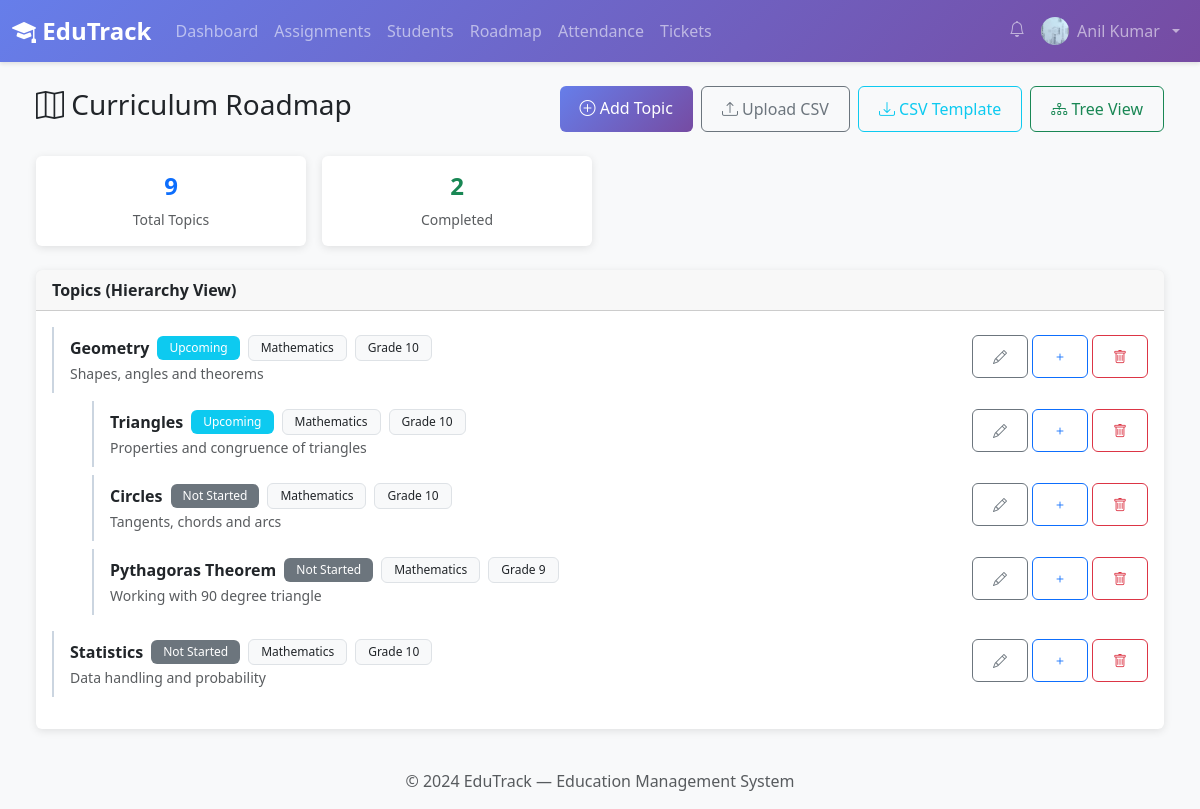
The app's page /teacher/roadmap/ (signed in) with its own data.
### core/models.py (models this page shows, shortened)
class UserProfile(models.Model):
    ROLE_CHOICES = [
        ('admin', 'Administrator'),
        ('teacher', 'Teacher'),
        ('student', 'Student'),
        ('parent', 'Parent'),
    ]
    user = models.OneToOneField(
        User,
        on_delete=models.CASCADE,
        related_name='profile'
    )
    role = models.CharField(
        max_length=20,
        choices=ROLE_CHOICES,
        default='student'
    )
    phone_number = models.CharField(
        max_length=15,
        blank=True,
        help_text='Contact phone number'
    )
    profile_photo = models.ImageField(
        upload_to='profile_photos/',
        null=True,
        blank=True,
        validators=[validate_image_extension],
        help_text='Profile picture (JPG, PNG, GIF)'
    )
    date_of_birth = models.DateField(null=True, blank=True)
    address = models.TextField(blank=True, help_text='Residential address')
    pending_amount = models.DecimalField(
        max_digits=10,
        decimal_places=2,
        default=0.00,
        help_text='Running total of unpaid/overdue fees (auto-updated)'
    )
    created_at = models.DateTimeField(auto_now_add=True)
    updated_at = models.DateTimeField(auto_now=True)
    class Meta:
        verbose_name = 'User Profile'
        verbose_name_plural = 'User Profiles'
        ordering = ['user__first_name', 'user__last_name']
    def is_teacher(self):
        return self.role == 'teacher'

class RoadmapTopic(models.Model):
    STATUS_CHOICES = [
        ('not_started', 'Not Started'),
        ('in_progress', 'In Progress'),
        ('completed', 'Completed'),
        ('upcoming', 'Upcoming'),
    ]
    title = models.CharField(max_length=200)
    description = models.TextField(blank=True)
    parent_topic = models.ForeignKey(
        'self',
        on_delete=models.CASCADE,
        null=True,
        blank=True,
        related_name='subtopics',
        help_text='Parent topic for hierarchy'
    )
    order = models.IntegerField(default=0)
    status = models.CharField(max_length=20, choices=STATUS_CHOICES, default='upcoming')
    created_by = models.ForeignKey(
        User,
        on_delete=models.SET_NULL,
        null=True,
        blank=True,
        related_name='roadmap_topics'
    )
    subject = models.CharField(max_length=100, blank=True)
    grade = models.CharField(max_length=10, blank=True)
    estimated_hours = models.IntegerField(null=True, blank=True)
    resources = models.TextField(blank=True)
    test_scheduled = models.DateField(null=True, blank=True, help_text='Scheduled test date')
    test_title = models.CharField(max_length=200, blank=True)
    test_duration = models.IntegerField(null=True, blank=True, help_text='Test duration in minutes')
    created_at = models.DateTimeField(auto_now_add=True)
    updated_at = models.DateTimeField(auto_now=True)
    class Meta:
        verbose_name = 'Roadmap Topic'
        verbose_name_plural = 'Roadmap Topics'
        ordering = ['order', 'title']
        indexes = [
            models.Index(fields=['order']),
            models.Index(fields=['status']),
            models.Index(fields=['created_by']),
        ]
    def has_upcoming_test(self):
        if self.test_scheduled:
            return self.test_scheduled >= date.today()
        return False
    def get_badge_class(self):
        mapping = {
            'completed': 'bg-success',
            'in_progress': 'bg-warning text-dark',
            'upcoming': 'bg-info',
            'not_started': 'bg-secondary',
        }
        return mapping.get(self.status, 'bg-secondary')

### core/views.py (the view)
# urls.py: path('teacher/roadmap/', RoadmapTopicListView.as_view(), name='roadmap_list'),
class RoadmapTopicListView(LoginRequiredMixin, TeacherRequiredMixin, View):
    template_name = 'teacher/roadmap_list.html'
    def get(self, request):
        root_topics = RoadmapTopic.objects.filter(
            created_by=request.user, parent_topic__isnull=True
        ).prefetch_related('subtopics__subtopics').order_by('order')
        total = RoadmapTopic.objects.filter(created_by=request.user).count()
        completed = RoadmapTopic.objects.filter(created_by=request.user, status='completed').count()
        return render(request, self.template_name, {
            'root_topics': root_topics,
            'total': total,
            'completed': completed,
        })

### core/views.py (called while the page is built)
    def test_func(self):
        return (
            hasattr(self.request.user, 'profile') and
            self.request.user.profile.is_teacher()
        )

### templates/teacher/roadmap_list.html (shortened to what this page needs)
{% extends 'base.html' %}
{% block content %}
<div class="container-fluid">
  <div class="d-flex justify-content-between align-items-center mb-4">
    <h3><i class="bi bi-map"></i> Curriculum Roadmap</h3>
    <div class="d-flex gap-2">
      <a href="{% url 'roadmap_create' %}" class="btn btn-primary"><i class="bi bi-plus-circle"></i> Add Topic</a>
      <a href="{% url 'roadmap_upload' %}" class="btn btn-outline-secondary"><i class="bi bi-upload"></i> Upload CSV</a>
      <a href="{% url 'download_roadmap_template' %}" class="btn btn-outline-info"><i class="bi bi-download"></i> CSV Template</a>
      <a href="{% url 'roadmap_tree' %}" class="btn btn-outline-success"><i class="bi bi-diagram-3"></i> Tree View</a>
    </div>
  </div>
  <div class="row g-3 mb-4">
    <div class="col-md-3">
      <div class="card text-center p-3">
        <div class="h4 fw-bold text-primary">{{ total }}</div>
        <div class="text-muted small">Total Topics</div>
      </div>
    </div>
    <div class="col-md-3">
      <div class="card text-center p-3">
        <div class="h4 fw-bold text-success">{{ completed }}</div>
        <div class="text-muted small">Completed</div>
      </div>
    </div>
  </div>
  <div class="card">
    <div class="card-header"><strong>Topics (Hierarchy View)</strong></div>
    <div class="card-body">
      {% if root_topics %}
        {% for topic in root_topics %}
          <div class="mb-3">
            {% include 'teacher/_topic_node.html' with topic=topic level=0 %}
          </div>
        {% endfor %}
      {% else %}
        <div class="text-center text-muted py-4">
          <i class="bi bi-map fs-1"></i>
          <p class="mt-2">No topics yet. <a href="{% url 'roadmap_create' %}">Add your first topic</a> or <a href="{% url 'roadmap_upload' %}">upload via CSV</a>.</p>
        </div>
      {% endif %}
    </div>
  </div>
</div>
{% endblock %}

### templates/base.html (shortened to what this page needs)
{% load static %}
<!DOCTYPE html>
<html lang="en">
<head>
  <link href="https://cdn.jsdelivr.net/npm/bootstrap@5.3.2/dist/css/bootstrap.min.css" rel="stylesheet">
  <link rel="stylesheet" href="https://cdn.jsdelivr.net/npm/bootstrap-icons@1.11.1/font/bootstrap-icons.css">
  <link rel="stylesheet" href="{% static 'css/style.css' %}">
</head>
<body>
  {% if user.is_authenticated %}
  <nav class="navbar navbar-expand-lg navbar-dark" style="background: linear-gradient(135deg,#667eea,#764ba2)">
    <div class="container-fluid">
      <a class="navbar-brand fw-bold" href="{% url 'dashboard' %}">
        <i class="bi bi-mortarboard-fill"></i> EduTrack
      </a>
      <div class="collapse navbar-collapse" id="navbarNav">
        <ul class="navbar-nav me-auto">
          {% if user.profile.role == 'admin' or user.is_superuser %}
          <li class="nav-item"><a class="nav-link" href="{% url 'admin_dashboard' %}"><i class="bi bi-speedometer2"></i> Dashboard</a></li>
          <li class="nav-item dropdown">
            <a class="nav-link dropdown-toggle" href="#" data-bs-toggle="dropdown">Administrative</a>
            <ul class="dropdown-menu">
              <li><a class="dropdown-item" href="{% url 'admin_teacher_attendance' %}"><i class="bi bi-person-check"></i> Attendance</a></li>
              <li><a class="dropdown-item" href="{% url 'admin_finance' %}"><i class="bi bi-cash-stack"></i> Finance</a></li>
              <li><a class="dropdown-item" href="{% url 'admin_teacher_performance' %}"><i class="bi bi-graph-up"></i> Performance</a></li>
            </ul>
          </li>
          <li class="nav-item"><a class="nav-link" href="{% url 'all_roadmaps' %}"><i class="bi bi-map"></i> Roadmaps</a></li>
          <li class="nav-item"><a class="nav-link" href="{% url 'holiday_list' %}"><i class="bi bi-calendar-event"></i> Holidays</a></li>
          <li class="nav-item"><a class="nav-link" href="{% url 'admin_analytics' %}"><i class="bi bi-bar-chart"></i> Analytics</a></li>
          {% elif user.profile.role == 'teacher' %}
          <li class="nav-item"><a class="nav-link" href="{% url 'teacher_dashboard' %}">Dashboard</a></li>
          <li class="nav-item"><a class="nav-link" href="{% url 'assignment_list' %}">Assignments</a></li>
          <li class="nav-item"><a class="nav-link" href="{% url 'student_list' %}">Students</a></li>
          <li class="nav-item"><a class="nav-link" href="{% url 'roadmap_list' %}">Roadmap</a></li>
          <li class="nav-item"><a class="nav-link" href="{% url 'mark_attendance' %}">Attendance</a></li>
          <li class="nav-item"><a class="nav-link" href="{% url 'teacher_tickets' %}">Tickets</a></li>
          {% elif user.profile.role == 'parent' %}
          <li class="nav-item"><a class="nav-link" href="{% url 'parent_dashboard' %}">Dashboard</a></li>
          <li class="nav-item"><a class="nav-link" href="{% url 'public_roadmaps' %}">Roadmaps</a></li>
          <li class="nav-item"><a class="nav-link" href="{% url 'parent_feedback' %}">Feedback</a></li>
          {% endif %}
        </ul>
        <ul class="navbar-nav">
          <li class="nav-item">
            <a class="nav-link position-relative" {% if request.user.profile.role == 'admin' %}
							href="{% url 'admin_notifications' %}"
						{% else %}
							href="{% url 'notifications' %}"
						{% endif %}>
              <i class="bi bi-bell"></i>
            </a>
          </li>
          <li class="nav-item dropdown">
            <a class="nav-link dropdown-toggle d-flex align-items-center gap-2" href="#" data-bs-toggle="dropdown">
              {% if user.profile.profile_photo %}
                <img src="{{ user.profile.profile_photo.url }}" class="rounded-circle" width="28" height="28" style="object-fit:cover;">
              {% else %}
                <i class="bi bi-person-circle"></i>
              {% endif %}
              {{ user.get_full_name|default:user.username }}
            </a>
          </li>
        </ul>
      </div>
    </div>
  </nav>
  {% endif %}
  <div class="container-fluid py-4 px-4">
    {% block content %}{% endblock %}
  </div>
  <footer class="footer mt-auto py-3 bg-light">
    <div class="container text-center">
      <span class="text-muted">© 2024 EduTrack — Education Management System</span>
    </div>
  </footer>
</body>
</html>

### templates/teacher/_topic_node.html (shortened to what this page needs)
<div class="d-flex align-items-start gap-2 py-2 border-start border-2 ps-3 mb-2"
     style="margin-left: {{ level|default:0 }}px; border-color: {% if topic.status == 'completed' %}#48bb78{% elif topic.status == 'in_progress' %}#ed8936{% else %}#cbd5e0{% endif %} !important;">
  <div class="flex-grow-1">
    <div class="d-flex align-items-center gap-2 flex-wrap">
      <strong>{{ topic.title }}</strong>
      <span class="badge {{ topic.get_badge_class }}">{{ topic.get_status_display }}</span>
      {% if topic.subject %}
        <span class="badge bg-light text-dark border">{{ topic.subject }}</span>
      {% endif %}
      {% if topic.grade %}
        <span class="badge bg-light text-dark border">Grade {{ topic.grade }}</span>
      {% endif %}
    </div>
    {% if topic.description %}
      <small class="text-muted">{{ topic.description|truncatechars:100 }}</small>
    {% endif %}
  </div>
  <div class="d-flex gap-1 flex-shrink-0">
    <a href="{% url 'roadmap_edit' topic.pk %}" class="btn btn-sm btn-outline-secondary" title="Edit">
      <i class="bi bi-pencil"></i>
    </a>
    <a href="{% url 'roadmap_create' %}?parent={{ topic.pk }}" class="btn btn-sm btn-outline-primary" title="Add subtopic">
      <i class="bi bi-plus"></i>
    </a>
    <form method="post" action="{% url 'roadmap_delete' topic.pk %}" class="d-inline"
          onsubmit="return confirm('Delete {{ topic.title }}?')">
      <button class="btn btn-sm btn-outline-danger" title="Delete"><i class="bi bi-trash"></i></button>
    </form>
  </div>
</div>
{% if topic.subtopics.all %}
  <div style="margin-left: 20px;">
    {% for subtopic in topic.subtopics.all %}
      {% include 'teacher/_topic_node.html' with topic=subtopic level=level|add:20 %}
    {% endfor %}
  </div>
{% endif %}

### static/css/style.css (style rules this page uses)
:root { --primary-color: #667eea; --secondary-color: #764ba2; --success-color: #48bb78; --danger-color: #f56565; --warning-color: #ed8936; --info-color: #4299e1; --dark-color: #2d3748; --light-color: #f7fafc; }
body { font-family: 'Segoe UI', Tahoma, Geneva, Verdana, sans-serif; background-color: #f8f9fa; }
.navbar-brand { font-weight: 700; font-size: 1.5rem; }
.navbar { box-shadow: 0 2px 4px rgba(0,0,0,.1); }
.card { border: none; box-shadow: 0 2px 8px rgba(0,0,0,.1); transition: transform 0.2s, box-shadow 0.2s; }
.btn { border-radius: 6px; font-weight: 500; padding: 10px 20px; transition: all 0.3s; }
.btn-primary { background: linear-gradient(135deg, var(--primary-color) 0%, var(--secondary-color) 100%); border: none; }
.badge { padding: 6px 12px; font-weight: 500; border-radius: 6px; }
.footer { margin-top: 50px; padding: 20px 0; background-color: var(--light-color); text-align: center; color: #718096; }

### records on screen
RoadmapTopic: title "Geometry", status "Upcoming", subject "Mathematics", grade "10", description "Shapes, angles and theorems"
RoadmapTopic: title "Triangles", status "Upcoming", subject "Mathematics", grade "10", description "Properties and congruence of triangles"
RoadmapTopic: title "Circles", status "Not Started", subject "Mathematics", grade "10", description "Tangents, chords and arcs"
RoadmapTopic: title "Pythagoras Theorem", status "Not Started", subject "Mathematics", grade "9", description "Working with 90 degree triangle"
RoadmapTopic: title "Statistics", status "Not Started", subject "Mathematics", grade "10", description "Data handling and probability"

### other values on screen
{{ user.get_full_name|default:user.username }} "Anil Kumar"
{{ total }} "9"
{{ completed }} "2"
